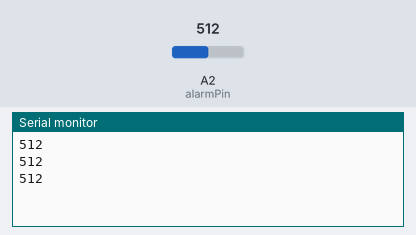
This sketch was run on a simulated Arduino Uno, built with avr-gcc and run on an emulated ATmega328P. Parts: the last lines printed to the serial monitor. Inputs (shaded band) come from the test bench; at power-on: A2 (alarmPin) = 512.

Above: at 3.2 s.
3.3 s: A2 (alarmPin) set to 716
At 3.9 s:
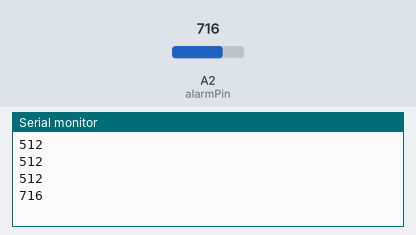
4.8 s: A2 (alarmPin) set to 900
At 5.4 s:
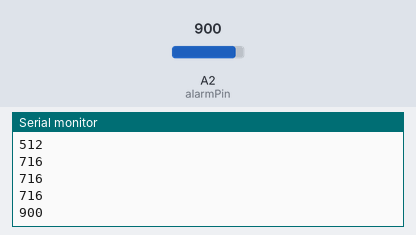
Timing chart, 0 to 7.8 s (numbered marks = the images above; inputs shaded):
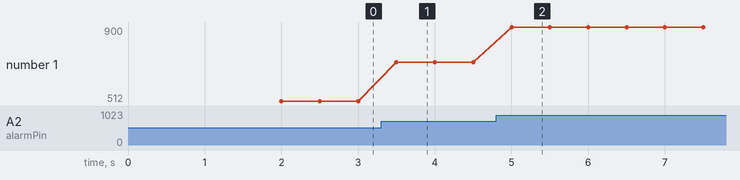

Measured:
- after the input at 3.3 s, the serial monitor: prints a new line after 0.20 s (image 1)
- after the input at 4.8 s, the serial monitor: prints a new line after 0.20 s (image 2)
- plotted number 1: 512 → 716 after the input at 3.3 s, 716 → 900 after the input at 4.8 s

The sketch:

PIR.ino
```cpp
#define alarmPin 16

void setup ()
{
      Serial.begin (9600);
      delay (2000);
}
void loop ()
{
//alarmValue = analogRead(alarmPin);
      Serial.println (analogRead(alarmPin));
delay (500);
}
```
